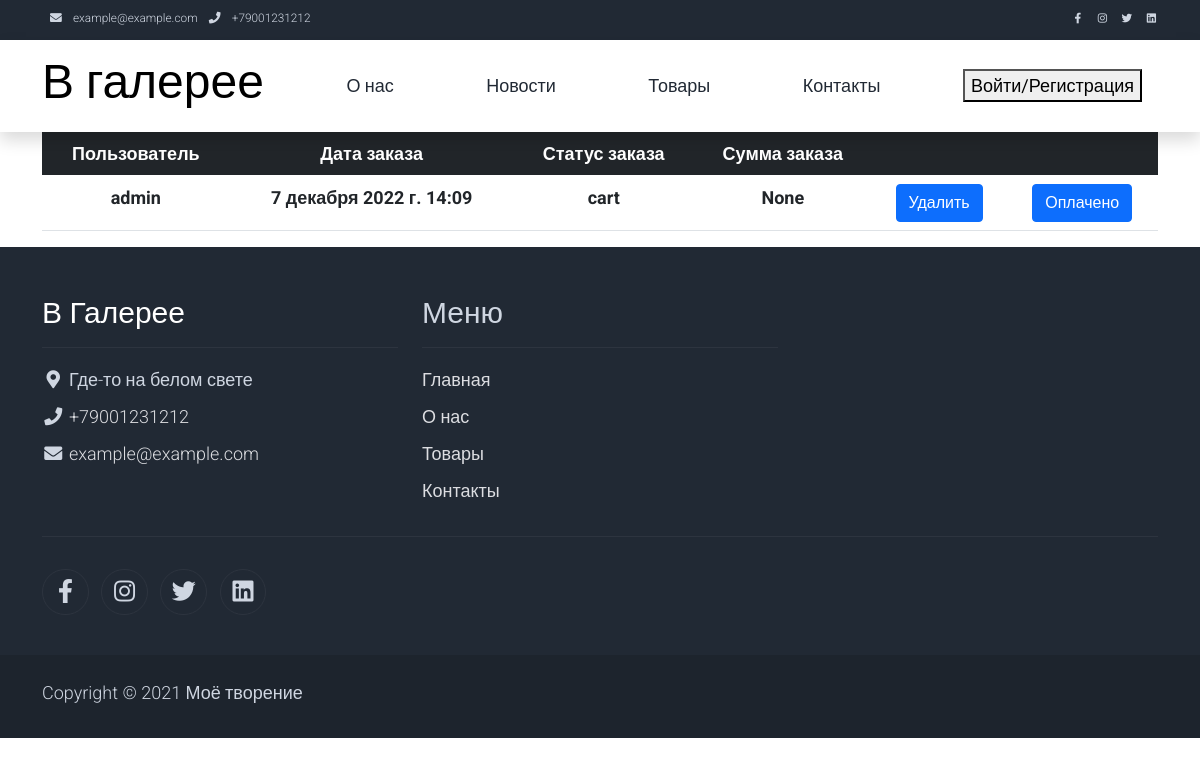
The page /manage_orders on the database as committed earlier.
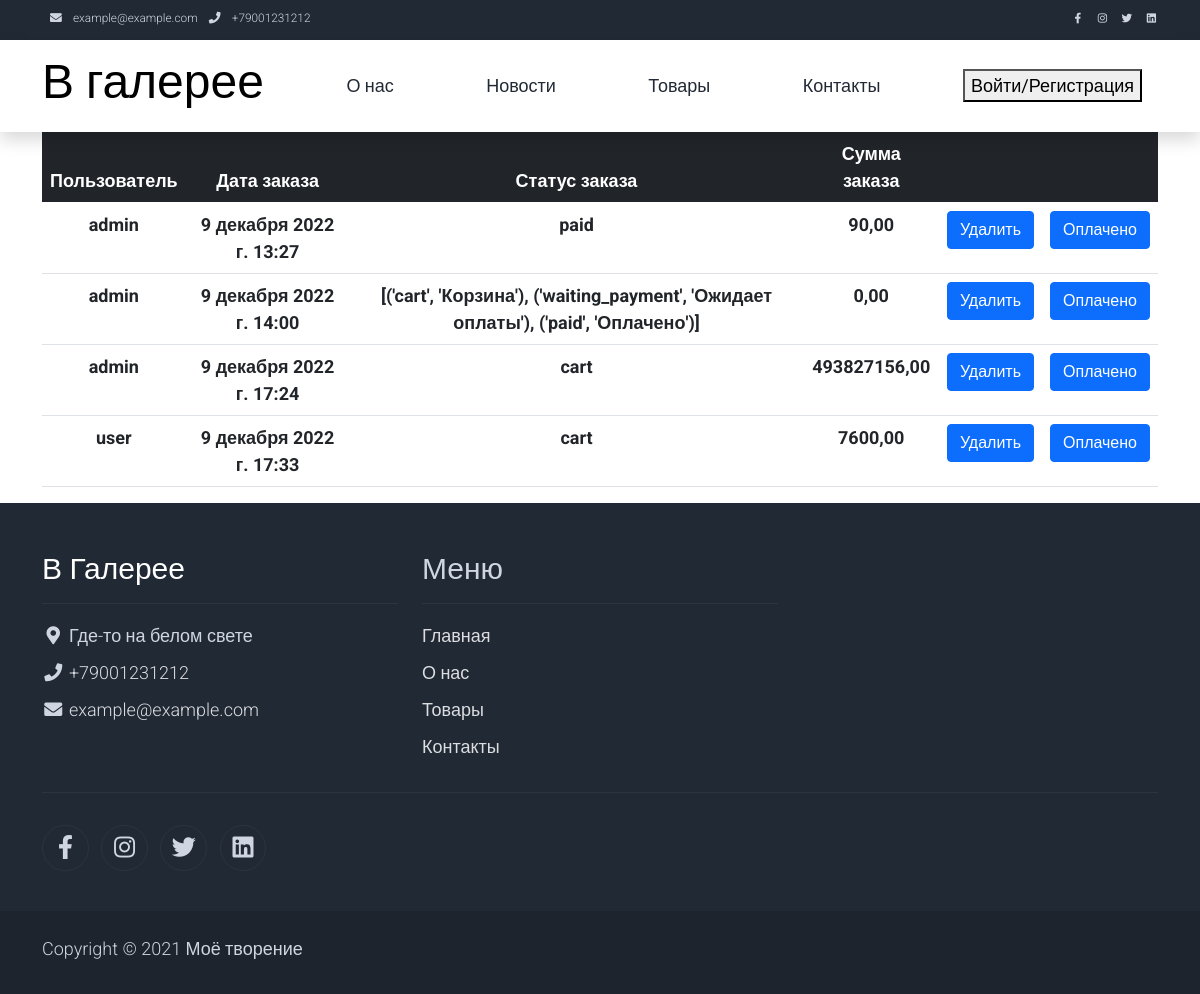
The same page on the database as committed later.
### main/models.py (models this page shows, shortened)
class Order(models.Model):
    STATUS_CART = 'cart'
    STATUS_WAITING_PAYMENT = 'waiting_payment'
    STATUS_PAID = 'paid'
    STATUS = [
        (STATUS_CART, 'Корзина'),
        (STATUS_WAITING_PAYMENT, 'Ожидает оплаты'),
        (STATUS_PAID, 'Оплачено')
    ]
    user = models.ForeignKey(User, on_delete=models.CASCADE)
    status = models.CharField(max_length=32, choices=STATUS, default=STATUS_CART)
    amount = models.DecimalField(max_digits=20, decimal_places=2, blank=True, null=True)
    creation_time = models.DateTimeField(auto_now_add=True)
    payment = models.ForeignKey(Payment, on_delete=models.PROTECT, blank=True, null=True)
    comment = models.TextField(blank=True, null=True)

### main/views.py (the view)
# urls.py: path('manage_orders', views.manage_orders, name='manage_orders'),
def manage_orders(request):
    context = {
        'orders': Order.objects.all(),
    }
    return render(request, 'manage_orders.html', context)

### templates/manage_orders.html (shortened to what this page needs)
{% extends 'base.html' %}
{% block container %}
    <div class="container text-center">
        <table class="table">
            <thead class="table-dark">
            <tr>
                <th scope="col">Пользователь</th>
                <th scope="col">Дата заказа</th>
                <th scope="col">Статус заказа</th>
                <th scope="col">Сумма заказа</th>
                <th scope="col"></th>
                <th scope="col"></th>
            </tr>
            </thead>
            <tbody>
            {% for item in orders %}
                <tr>
                    <th scope="col">{{ item.user }}</th>
                    <th scope="col">{{ item.creation_time }}</th>
                    <th scope="col">{{ item.status }}</th>
                    <th scope="col">{{ item.amount }}</th>
                    <th scope="col">
                        <form method="POST" action="{% url 'delete_cart_manager' item.pk %}">
                            <button type="submit" class="btn btn-primary">Удалить</button>
                        </form>
                    </th>
                    <th scope="col">
                        <form method="POST" action="{% url 'status_paid' item.pk %}">
                            <button type="submit" class="btn btn-primary">Оплачено</button>
                        </form>
                    </th>
                </tr>
            {% endfor %}
            </tbody>
        </table>
    </div>
{% endblock container %}

Rows that differ between the two databases and show on the page:
removed Order: user "admin", creation_time "7 декабря 2022 г. 14:09", status "cart", amount "None"
added Order: user "admin", creation_time "9 декабря 2022 г. 13:27", status "paid", amount "90,00"
added Order: user "admin", creation_time "9 декабря 2022 г. 14:00", status "[('cart', 'Корзина'), ('waiting_payment', 'Ожидает оплаты'), ('paid', 'Оплачено')]", amount "0,00"
added Order: user "admin", creation_time "9 декабря 2022 г. 17:24", status "cart", amount "493827156,00"
added Order: user "user", creation_time "9 декабря 2022 г. 17:33", status "cart", amount "7600,00"
